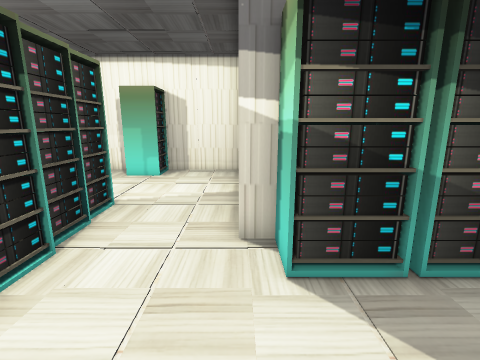
[1] (above)

16 first-person views from a walk through a 3-D level made in the Unity game engine. The camera is 1.5 m above the floor, tilts 12° down and sees 85° across. Doors are open. The floor is counted in squares, 0.63 m on a side. Each view is taken from the middle of a square. On the plan, view 1 faces up. The plan holds only what a view shows up to about 17 squares ahead; the rest is blank. The player character is not drawn. Some animated figures are left out.

[2]
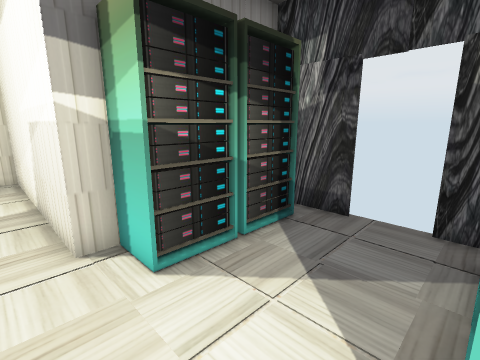

[3]
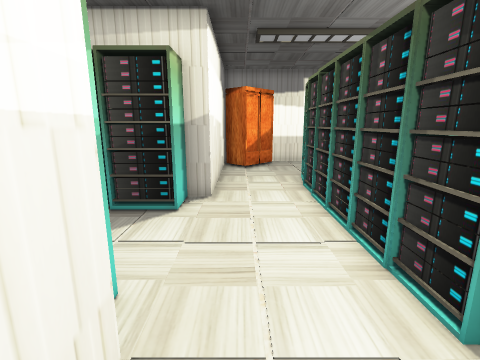

[4]
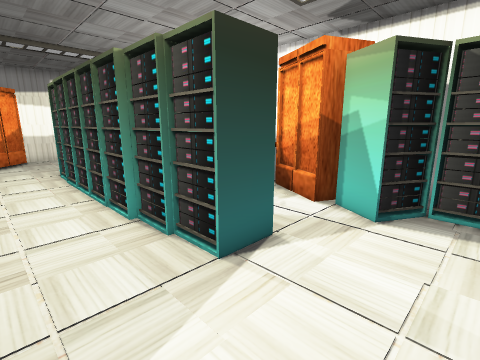

[5]
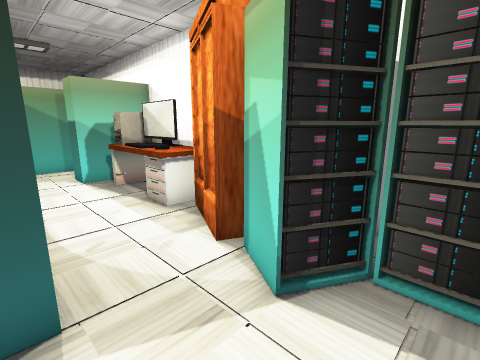

[6]
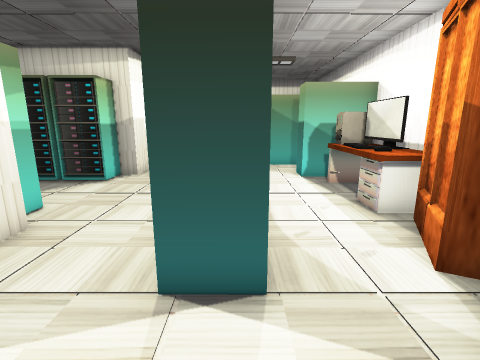

[7]
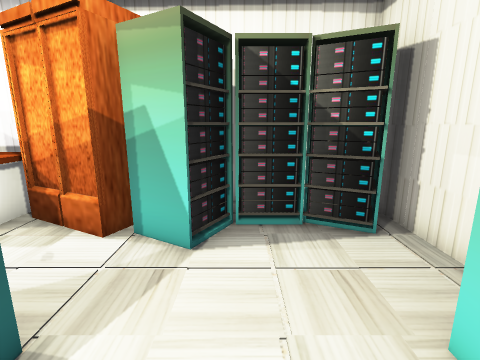

[8]
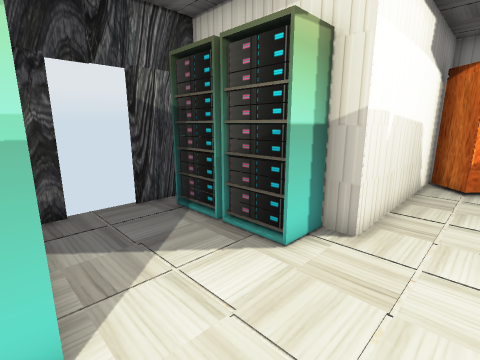

[9]
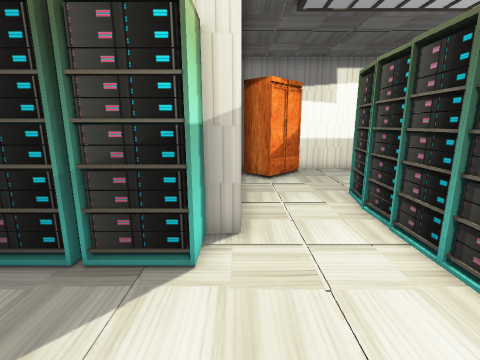

[10]
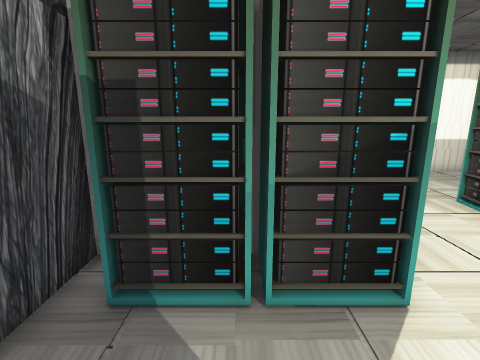

[11]
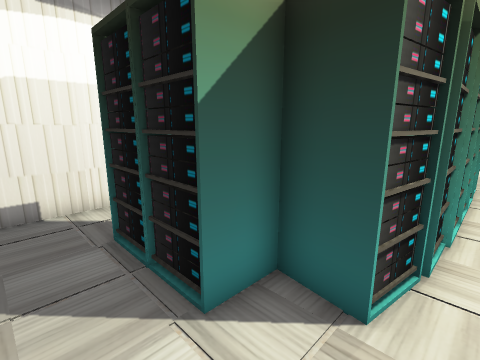

[12]
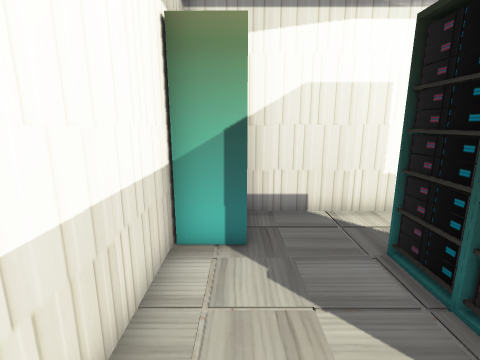

[13]
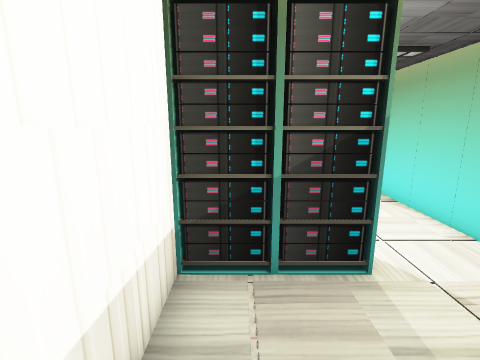

[14]
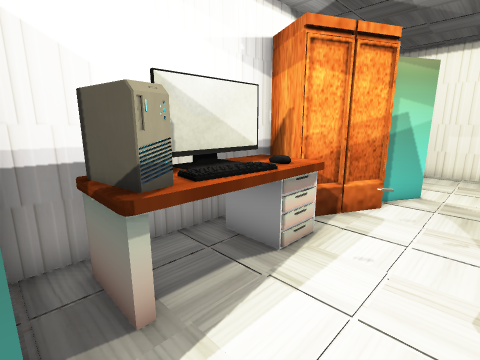

[15]
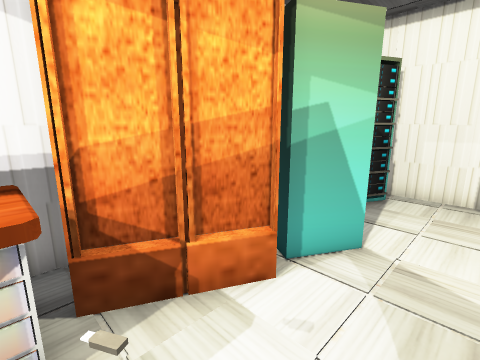

[16]
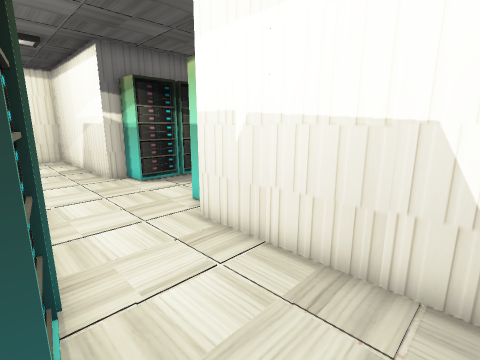

### Floor plan
Points are (right, up) in squares from view 1. A wall is a line through its corners. A room is listed if a view was taken in it or the views show most of it. See-through windows are left out.
Room 1 (views 1, 2, 3, 4, 5, 6, 7, 8, 9, 10, 11, 12, 13, 14, 15, 16)
walls: (0.9, 5.2) (0, 5.2) (0, 13.9) (-3.9, 13.9); (-11, 5.4) (-11, -8.9); (5.7, 2.5) (5.7, 4.4); (5.7, -1.6) (5.7, 0.9); (-11, 9.9) (-11, 9.2); (-6, 13.9) (-10.1, 13.9); (0, -9.8) (0, -1.5) (0.9, -1.5); (-8.5, -10.4) (-3.1, -10.4)
ways out: open door at (5.5, 1.5)
objects: server (-10, -10) to (-9, -9); server (-10, -2) to (-9, -1); table (-10, 0) to (-9, 0); computer (-10, 1) to (-10, 3); table (-10, 4) to (-9, 4); cabinet (-10, 5) to (-8, 7); server (-10, 8) to (-8, 9); server (-10, 10) to (-9, 11); server (-10, 12) to (-8, 13); server (-9, -2) to (-8, -1); keyboard (-9, 1) to (-9, 3); server (-8, -6) to (-7, -5); server (-6, -6) to (-5, -5); server (-5, -5) to (-4, -4); server (-5, -3) to (-4, -2); server (-5, -1) to (-3, -1); server (-5, 0) to (-3, 1); server (-5, 2) to (-3, 2); server (-5, 3) to (-4, 4); server (-5, 5) to (-4, 6); server (-5, 7) to (-4, 8); server (-5, 12) to (-4, 13); cabinet (-3, -9) to (-1, -8); server (1, -1) to (2, 0); server (1, 4) to (2, 5); server (3, -1) to (5, 0); server (3, 4) to (5, 5)

Positions as (right, up) in squares from view 1, and headings:
1: (0, 0), facing up
2: (-1, 0), facing up-right
3: (-1, 7), facing down
4: (-1, 11), facing down-left
5: (-5, 11), facing down-left
6: (-5, 11), facing down
7: (-3, 10), facing left
8: (-2, 4), facing down-right
9: (0, 4), facing down
10: (3, 3), facing down
11: (-3, -8), facing up-left
12: (-4, -9), facing left
13: (-10, -6), facing up
14: (-6, -1), facing up-left
15: (-6, 4), facing up-left
16: (-4, -7), facing up-right
